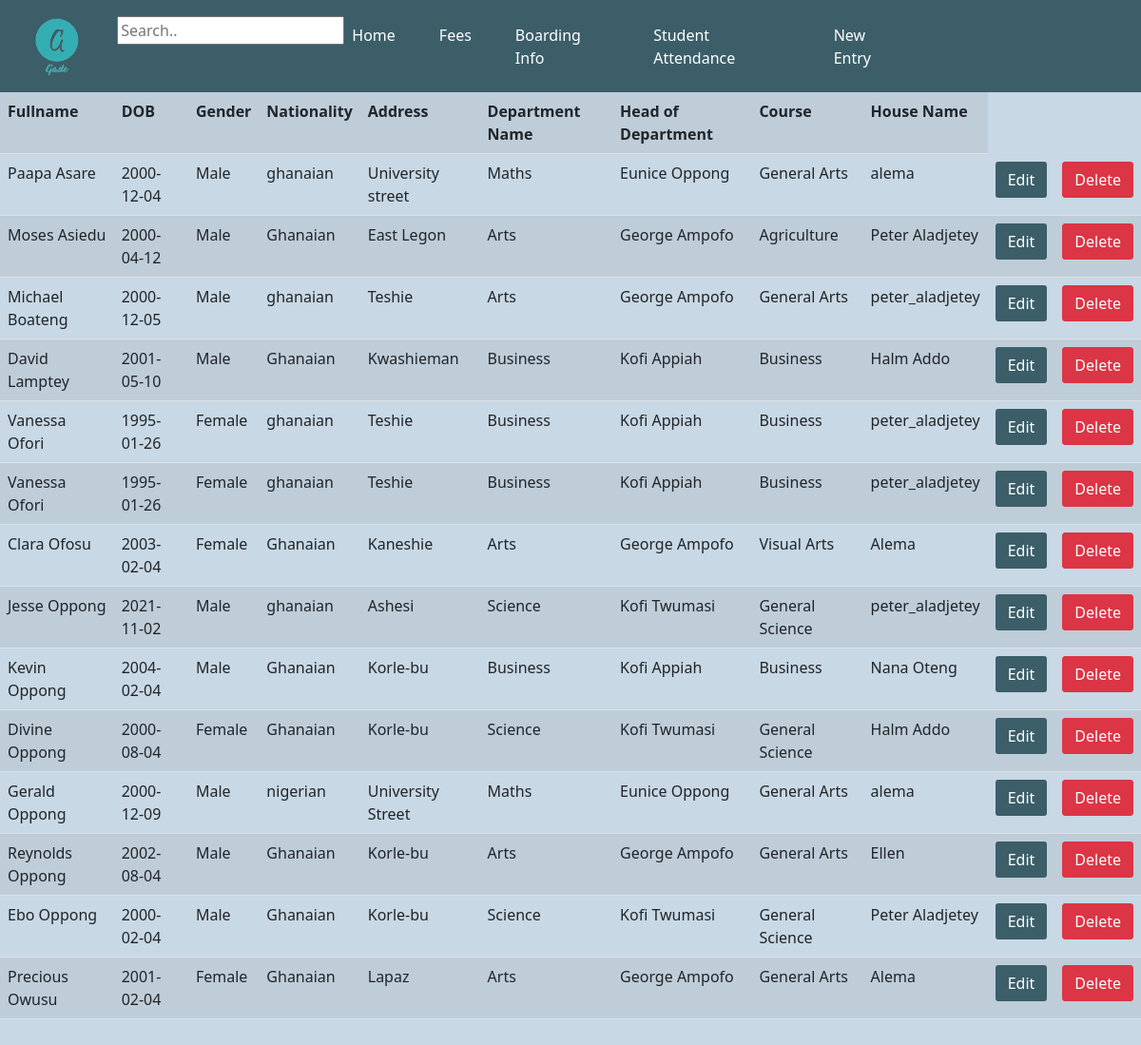
Page /php/studentInfo.php on the committed database.
### tables this page shows
CREATE TABLE `person` (
  `Person_id` int(11) NOT NULL,
  `deptnum` int(11) DEFAULT NULL,
  `firstname` varchar(20) DEFAULT NULL,
  `lastname` varchar(20) DEFAULT NULL,
  `DOB` date DEFAULT NULL,
  `gender` enum('Male','Female') DEFAULT NULL,
  `nationality` varchar(20) DEFAULT NULL,
  `address` varchar(50) DEFAULT NULL
);

CREATE TABLE `department` (
  `deptnum` int(11) NOT NULL,
  `Headofdepartment` varchar(50) DEFAULT NULL,
  `departmentName` varchar(20) DEFAULT NULL
);

CREATE TABLE `courses` (
  `Course_id` int(11) NOT NULL,
  `CourseName` varchar(30) DEFAULT NULL,
  `Courserequirement` int(11) DEFAULT NULL
);

CREATE TABLE `boardinghouse` (
  `houseID` int(11) NOT NULL,
  `HouseName` varchar(20) DEFAULT NULL,
  `roomnumber` varchar(5) DEFAULT NULL,
  `HouseCapacity` smallint(6) DEFAULT NULL,
  `Numberofrooms` varchar(10) DEFAULT NULL,
  `RoomCapacity` tinyint(4) DEFAULT NULL
);

### php/studentInfo.php (the view, shortened to what this page needs)
<?php
require __DIR__ ."/database_connection_test.php";
$searchresult = [];
 function listing($conn){
    $stuinfo = mysqli_query($conn, "SELECT concat(P.firstname, ' ', P.lastname) as 'Full Name',S.SID, P.DOB, P.gender, P.nationality, P.address,
    D.departmentName, D.Headofdepartment, C.CourseName, Bhouse.housename,
    case
    when D.departmentName = 'Science'  then 'Kofi Twumasi'
    when D.departmentName = 'Maths' then 'Eunice Oppong'
    when D.departmentName = 'English' then 'Sarah Cudjoe'
    when D.departmentName = 'Arts' then 'George Ampofo'
    when D.departmentName = 'Business' then 'Kofi Appiah'
    else 'Select a Department'
    end as Headofdepartment
    from Person as P Inner Join Students as S on P.Person_id=S.SID
    Inner Join Department as D on D.deptnum=P.deptnum
    Inner Join Courses as C on C.Course_id=S.CourseID
    Inner Join BoardingHouse as Bhouse on Bhouse.houseID=S.HouseNo
    Order by P.lastname asc");
    $data=mysqli_fetch_all($stuinfo,MYSQLI_ASSOC);
    return $data;
}
 $data=(listing($conn));
?>
<!DOCTYPE html>
<html lang="en">
<head>
    <link href="https://cdn.jsdelivr.net/npm/bootstrap@5.1.1/dist/css/bootstrap.min.css" rel="stylesheet">
    <link rel="stylesheet" type="text/css" href="../css/styles.css">
</head>
<body>
  <nav class="navbar navbar-expand-lg navbar-dark navbarcolor">
        <div class="container-fluid">
          <a class="navbar-brand " href="home.php"><img src="../images/logo.png" width="95.3" height="71.3"></a>
          <div class="collapse navbar-collapse " id="navbarText">
            <ul class="navbar-nav ms-auto mb-2 mb-lg-0 bars" >
              <form action="" method="get">
                  <li>
                      <input type="text" name= "searchbar"  placeholder="Search..">
                  </li>
              </form>
              <li class="nav-item">
                <a class="nav-link active barsbars" aria-current="page" href="home.php">Home</a>
              </li>
              <li class="nav-item ">
                <a class="nav-link active barsbars" href="fees.php">Fees</a>
              </li>
              <li class="nav-item ">
                <a class="nav-link active barsbars" href="boarding.php">Boarding Info</a>
              </li>
              <li class="nav-item ">
                <a class="nav-link active barsbars" href="attendance.php">Student Attendance</a>
              </li>
              <li class="nav-item ">
                <a class="nav-link active barsbars" href="../forms/student_form.php">New Entry</a>
              </li>
            </ul>
        </div>
        </div>
      </nav>
      <table class="table table-striped">
      <tr>
            <th>Fullname</th>
            <th>DOB</th>
            <th>Gender</th>
            <th>Nationality</th>
            <th>Address</th>
            <th>Department Name</th>
            <th>Head of Department</th>
            <th>Course</th>
            <th>House Name</th>
        </tr>
        <?php foreach($data as $q) { ?>
            <tr>
                <?php if (in_array($q['Full Name'],$searchresult)) { ?>
                    <td class="highlight"><?php echo $q['Full Name'] ?></td>
                <?php } else { ?>
                    <td><?php echo $q['Full Name'] ?></td>
                <?php } ?>
                <td><?php echo $q['DOB'] ?></td>
                <td><?php echo $q['gender'] ?></td>
                <td><?php echo $q['nationality'] ?></td>
                <td><?php echo $q['address'] ?></td>
                <td><?php echo $q['departmentName'] ?></td>
                <td><?php echo $q['Headofdepartment'] ?></td>
                <td><?php echo $q['CourseName'] ?></td>
                <td><?php echo $q['housename'] ?></td>
                <td>
                    <form action="" method="post" class="form-submit" onSubmit="onEdit(event)">
                        <input class="btn edit-color" type = "submit" name="Edit"  value="Edit"/>
                    </form>
                </td>
                <td>
                    <form action="" method="post" onSubmit="onDelete(event)">
                        <input class="btn btn-danger" type = "submit" name="Delete"  value="Delete"/>
                    </form>
                </td>
            </tr>
        <?php } ?>
    </table>
 </body>
</html>

### css/navbar.css (style rules this page uses)
.bars { margin-right: 200px; }
.barsbars { margin-right: 30px; }

### css/body.css (style rules this page uses)
body { background-color:#c8d8e4; position:relative; }
.navbarcolor { background-color: #3B5E69; }
.edit-color { background-color: #3B5E69; color: #fff; }
.form-control, .btn { border-radius: 3px; }

### rows in the picture
person: Full "Paapa Asare", DOB "2000-12-04", gender "Male", nationality "ghanaian", address "University street", deptnum.departmentName "Maths", Headofdepartment "Eunice Oppong", courses.CourseName "General Arts", boardinghouse.HouseName "alema"
person: Full "Moses Asiedu", DOB "2000-04-12", gender "Male", nationality "Ghanaian", address "East Legon", deptnum.departmentName "Arts", Headofdepartment "George Ampofo", courses.CourseName "Agriculture", boardinghouse.HouseName "Peter Aladjetey"
person: Full "Michael Boateng", DOB "2000-12-05", gender "Male", nationality "ghanaian", address "Teshie", deptnum.departmentName "Arts", Headofdepartment "George Ampofo", courses.CourseName "General Arts", boardinghouse.HouseName "peter_aladjetey"
person: Full "David Lamptey", DOB "2001-05-10", gender "Male", nationality "Ghanaian", address "Kwashieman", deptnum.departmentName "Business", Headofdepartment "Kofi Appiah", courses.CourseName "Business", boardinghouse.HouseName "Halm Addo"
person: Full "Vanessa Ofori", DOB "1995-01-26", gender "Female", nationality "ghanaian", address "Teshie", deptnum.departmentName "Business", Headofdepartment "Kofi Appiah", courses.CourseName "Business", boardinghouse.HouseName "peter_aladjetey"
person: Full "Vanessa Ofori", DOB "1995-01-26", gender "Female", nationality "ghanaian", address "Teshie", deptnum.departmentName "Business", Headofdepartment "Kofi Appiah", courses.CourseName "Business", boardinghouse.HouseName "peter_aladjetey"
person: Full "Clara Ofosu", DOB "2003-02-04", gender "Female", nationality "Ghanaian", address "Kaneshie", deptnum.departmentName "Arts", Headofdepartment "George Ampofo", courses.CourseName "Visual Arts", boardinghouse.HouseName "Alema"
person: Full "Jesse Oppong", DOB "2021-11-02", gender "Male", nationality "ghanaian", address "Ashesi", deptnum.departmentName "Science", Headofdepartment "Kofi Twumasi", courses.CourseName "General Science", boardinghouse.HouseName "peter_aladjetey"
person: Full "Kevin Oppong", DOB "2004-02-04", gender "Male", nationality "Ghanaian", address "Korle-bu", deptnum.departmentName "Business", Headofdepartment "Kofi Appiah", courses.CourseName "Business", boardinghouse.HouseName "Nana Oteng"
person: Full "Divine Oppong", DOB "2000-08-04", gender "Female", nationality "Ghanaian", address "Korle-bu", deptnum.departmentName "Science", Headofdepartment "Kofi Twumasi", courses.CourseName "General Science", boardinghouse.HouseName "Halm Addo"
person: Full "Gerald Oppong", DOB "2000-12-09", gender "Male", nationality "nigerian", address "University Street", deptnum.departmentName "Maths", Headofdepartment "Eunice Oppong", courses.CourseName "General Arts", boardinghouse.HouseName "alema"
person: Full "Reynolds Oppong", DOB "2002-08-04", gender "Male", nationality "Ghanaian", address "Korle-bu", deptnum.departmentName "Arts", Headofdepartment "George Ampofo", courses.CourseName "General Arts", boardinghouse.HouseName "Ellen"
person: Full "Ebo Oppong", DOB "2000-02-04", gender "Male", nationality "Ghanaian", address "Korle-bu", deptnum.departmentName "Science", Headofdepartment "Kofi Twumasi", courses.CourseName "General Science", boardinghouse.HouseName "Peter Aladjetey"
person: Full "Precious Owusu", DOB "2001-02-04", gender "Female", nationality "Ghanaian", address "Lapaz", deptnum.departmentName "Arts", Headofdepartment "George Ampofo", courses.CourseName "General Arts", boardinghouse.HouseName "Alema"
